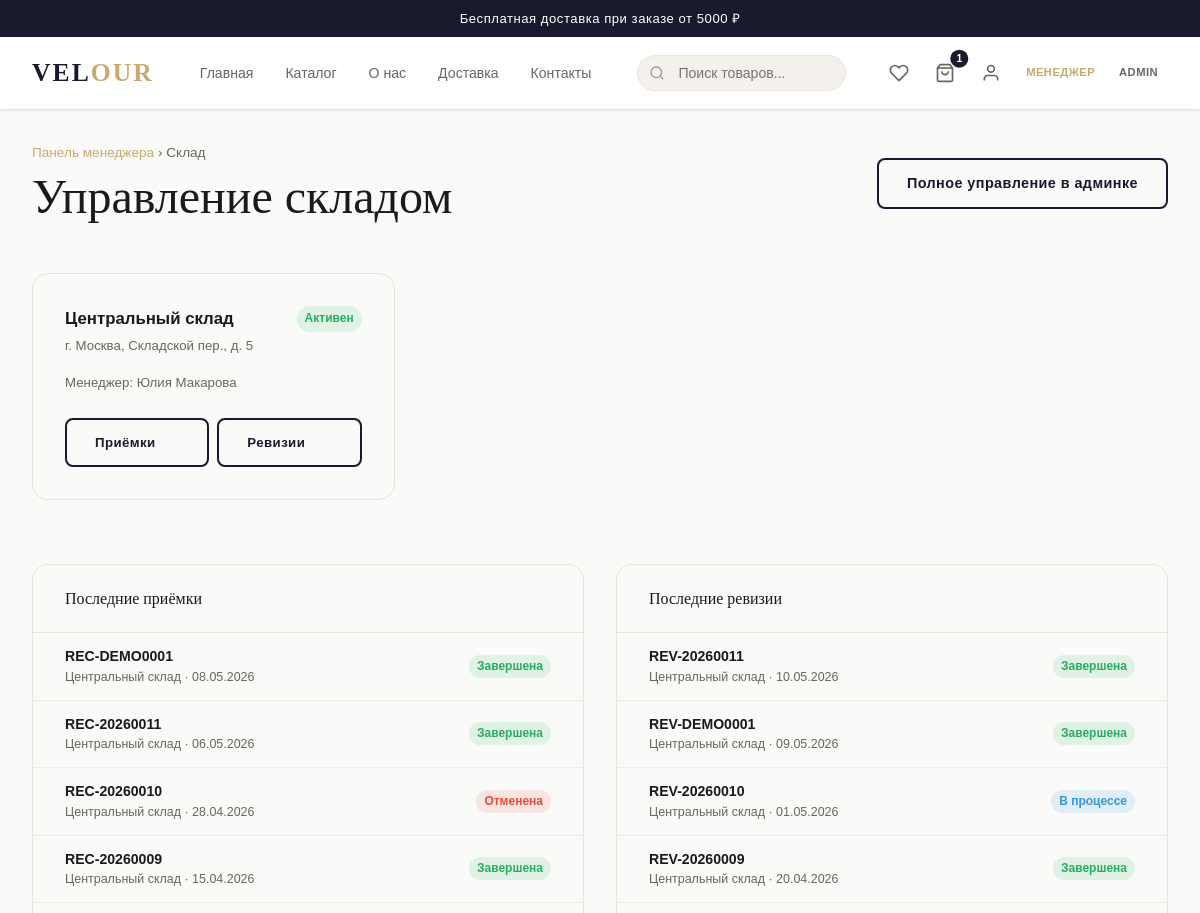
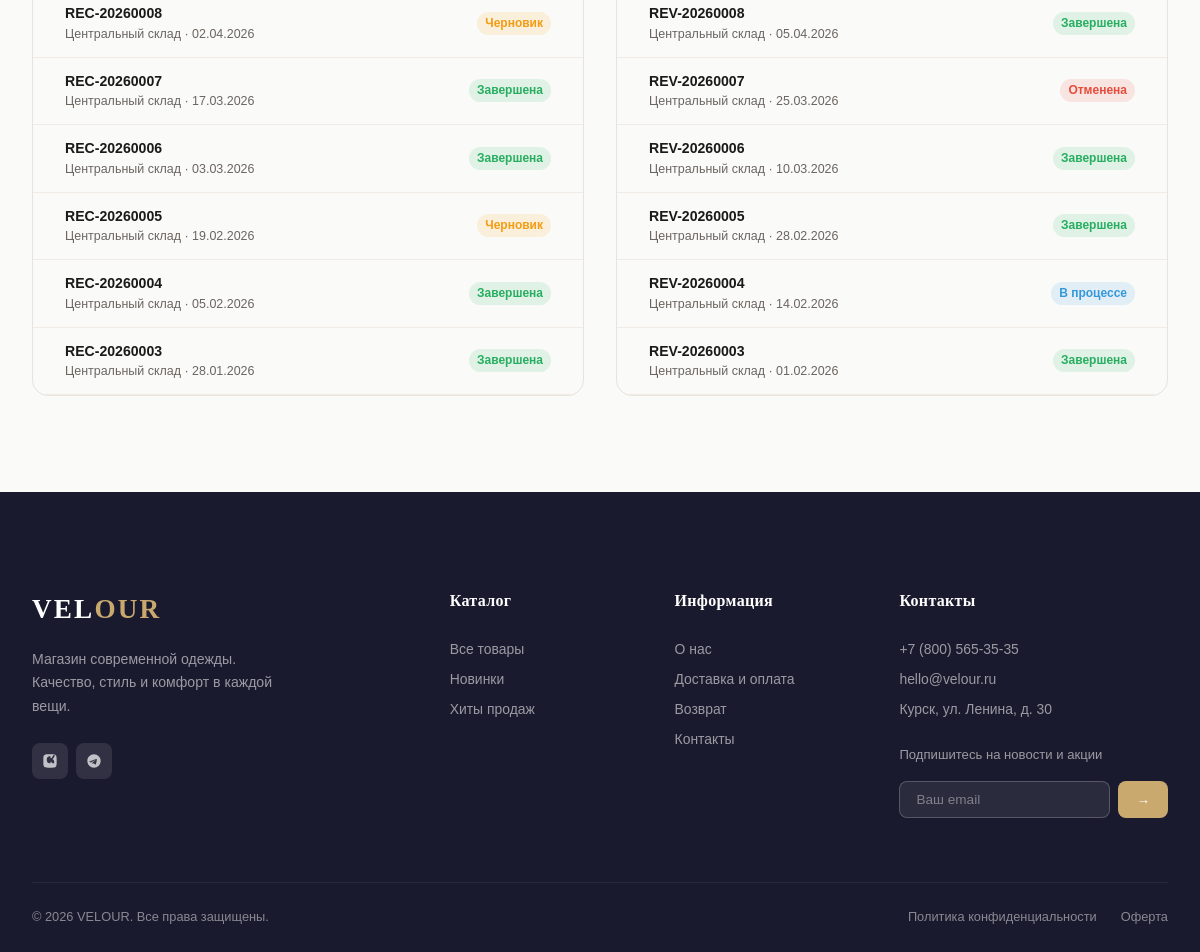
Page /manager/warehouse/ (signed in) on the committed database (2 pictures, top to bottom).
### apps/pages/models.py (models this page shows, shortened)
class SiteSettings(models.Model):
    site_name = models.CharField(max_length=100, default='Magazin Odejdi')
    site_description = models.TextField(blank=True)
    phone = models.CharField(max_length=30, blank=True)
    email = models.EmailField(blank=True)
    address = models.CharField(max_length=255, blank=True)
    vk_url = models.URLField(blank=True)
    telegram_url = models.URLField(blank=True)
    instagram_url = models.URLField(blank=True)
    delivery_info = models.TextField(blank=True, verbose_name='Информация о доставке')
    return_policy = models.TextField(blank=True, verbose_name='Политика возврата')
    free_delivery_from = models.DecimalField(max_digits=10, decimal_places=2, default=5000,
                                             verbose_name='Бесплатная доставка от (руб)')
    class Meta:
        verbose_name = 'Настройки сайта'
        verbose_name_plural = 'Настройки сайта'
    @classmethod
    def get(cls):
        obj, _ = cls.objects.get_or_create(pk=1)
        return obj

### apps/warehouse/models.py (models this page shows, shortened)
class Warehouse(models.Model):
    name = models.CharField(max_length=200, verbose_name='Название')
    address = models.CharField(max_length=300, blank=True, verbose_name='Адрес')
    phone = models.CharField(max_length=20, blank=True, verbose_name='Телефон')
    manager = models.ForeignKey(
        settings.AUTH_USER_MODEL, on_delete=models.SET_NULL, null=True, blank=True,
        related_name='warehouses', verbose_name='Ответственный менеджер',
        limit_choices_to={'role': 'manager'},
    )
    is_active = models.BooleanField(default=True, verbose_name='Активен')
    created_at = models.DateTimeField(auto_now_add=True)
    class Meta:
        verbose_name = 'Склад'
        verbose_name_plural = 'Склады'

class StockReceipt(models.Model):
    class Status(models.TextChoices):
        DRAFT = 'draft', 'Черновик'
        COMPLETED = 'completed', 'Завершена'
        CANCELLED = 'cancelled', 'Отменена'
    number = models.CharField(max_length=20, unique=True, default=generate_receipt_number, verbose_name='Номер')
    warehouse = models.ForeignKey(
        Warehouse, on_delete=models.CASCADE, related_name='receipts', verbose_name='Склад',
    )
    status = models.CharField(max_length=20, choices=Status.choices, default=Status.DRAFT, verbose_name='Статус')
    supplier = models.CharField(max_length=200, blank=True, verbose_name='Поставщик')
    note = models.TextField(blank=True, verbose_name='Примечание')
    created_by = models.ForeignKey(
        settings.AUTH_USER_MODEL, on_delete=models.SET_NULL, null=True, blank=True,
        related_name='created_receipts', verbose_name='Создал',
    )
    created_at = models.DateTimeField(auto_now_add=True)
    updated_at = models.DateTimeField(auto_now=True)
    class Meta:
        verbose_name = 'Приёмка'
        verbose_name_plural = 'Приёмки'
        ordering = ['-created_at']

class StockRevision(models.Model):
    class Status(models.TextChoices):
        IN_PROGRESS = 'in_progress', 'В процессе'
        COMPLETED = 'completed', 'Завершена'
        CANCELLED = 'cancelled', 'Отменена'
    number = models.CharField(max_length=20, unique=True, default=generate_revision_number, verbose_name='Номер')
    warehouse = models.ForeignKey(
        Warehouse, on_delete=models.CASCADE, related_name='revisions', verbose_name='Склад',
    )
    status = models.CharField(max_length=20, choices=Status.choices, default=Status.IN_PROGRESS, verbose_name='Статус')
    note = models.TextField(blank=True, verbose_name='Примечание')
    created_by = models.ForeignKey(
        settings.AUTH_USER_MODEL, on_delete=models.SET_NULL, null=True, blank=True,
        related_name='created_revisions', verbose_name='Создал',
    )
    created_at = models.DateTimeField(auto_now_add=True)
    updated_at = models.DateTimeField(auto_now=True)
    class Meta:
        verbose_name = 'Ревизия'
        verbose_name_plural = 'Ревизии'
        ordering = ['-created_at']

### apps/accounts/models.py (models this page shows, shortened)
class User(AbstractUser):
    class Role(models.TextChoices):
        CUSTOMER = 'customer', 'Покупатель'
        EMPLOYEE = 'employee', 'Сотрудник магазина'
        MANAGER = 'manager', 'Менеджер'
        ADMIN = 'admin', 'Администратор'
    email = models.EmailField(unique=True)
    role = models.CharField(max_length=20, choices=Role.choices, default=Role.CUSTOMER)
    phone = models.CharField(max_length=20, blank=True)
    avatar = models.ImageField(upload_to='avatars/', blank=True, null=True)
    email_confirmed = models.BooleanField(default=False)
    email_confirm_token = models.CharField(max_length=64, blank=True)
    USERNAME_FIELD = 'email'
    REQUIRED_FIELDS = ['username']
    class Meta:
        verbose_name = 'Пользователь'
        verbose_name_plural = 'Пользователи'
    _MANAGER_APPS = {'orders', 'warehouse'}
    @property
    def is_manager(self):
        return self.role in (self.Role.MANAGER, self.Role.ADMIN) or self.is_staff
    @property
    def is_employee(self):
        return self.role == self.Role.EMPLOYEE
    def get_full_name(self):
        full = f'{self.first_name} {self.last_name}'.strip()
        return full or self.email

### apps/warehouse/views.py (the view)
# urls.py: path('', views.WarehouseListView.as_view(), name='warehouse-list'),
class WarehouseListView(ManagerRequiredMixin, TemplateView):
    template_name = 'manager/warehouse.html'
    def get_context_data(self, **kwargs):
        ctx = super().get_context_data(**kwargs)
        ctx['warehouses'] = Warehouse.objects.filter(is_active=True).select_related('manager')
        ctx['recent_receipts'] = StockReceipt.objects.select_related('warehouse', 'created_by').order_by('-created_at')[:10]
        ctx['recent_revisions'] = StockRevision.objects.select_related('warehouse', 'created_by').order_by('-created_at')[:10]
        return ctx

### templates/manager/warehouse.html (shortened to what this page needs)
{% extends "base.html" %}
{% load static %}
{% block content %}
<div class="container" style="padding-top:var(--space-xl);padding-bottom:var(--space-4xl)">
  <div style="display:flex;align-items:center;justify-content:space-between;margin-bottom:var(--space-2xl);flex-wrap:wrap;gap:var(--space-md)">
    <div>
      <div style="font-size:.85rem;color:var(--color-text-muted);margin-bottom:4px">
        <a href="/orders/manager/" style="color:var(--color-accent);text-decoration:none">Панель менеджера</a> › Склад
      </div>
      <h1 style="margin:0">Управление складом</h1>
    </div>
    <a href="/admin/warehouse/" class="btn btn-secondary">Полное управление в админке</a>
  </div>
  <div style="display:grid;grid-template-columns:repeat(auto-fill,minmax(300px,1fr));gap:var(--space-lg);margin-bottom:var(--space-3xl)">
    {% for w in warehouses %}
    <div style="background:var(--color-bg-secondary);border-radius:var(--radius-lg);border:1px solid var(--color-border);padding:var(--space-xl)">
      <div style="display:flex;align-items:flex-start;justify-content:space-between;margin-bottom:var(--space-md)">
        <div>
          <div style="font-size:1.05rem;font-weight:700">{{ w.name }}</div>
          {% if w.address %}<div style="font-size:.83rem;color:var(--color-text-muted);margin-top:2px">{{ w.address }}</div>{% endif %}
        </div>
        <span style="background:#27ae6020;color:#27ae60;font-size:.75rem;font-weight:600;padding:3px 8px;border-radius:20px">Активен</span>
      </div>
      {% if w.manager %}
      <div style="font-size:.83rem;color:var(--color-text-muted);margin-bottom:var(--space-lg)">Менеджер: {{ w.manager.get_full_name }}</div>
      {% endif %}
      <div style="display:grid;grid-template-columns:1fr 1fr;gap:var(--space-sm)">
        <a href="/manager/warehouse/{{ w.pk }}/receipts/" class="btn btn-secondary" style="font-size:.83rem;text-align:center">
          Приёмки
        </a>
        <a href="/manager/warehouse/{{ w.pk }}/revisions/" class="btn btn-secondary" style="font-size:.83rem;text-align:center">
          Ревизии
        </a>
      </div>
    </div>
    {% empty %}
    <div style="grid-column:1/-1;text-align:center;padding:var(--space-4xl);color:var(--color-text-muted)">
      <div style="font-size:2rem;margin-bottom:var(--space-md)">🏭</div>
      <div>Склады не настроены. <a href="/admin/warehouse/warehouse/add/" style="color:var(--color-accent)">Добавить склад</a></div>
    </div>
    {% endfor %}
  </div>
  <div style="display:grid;grid-template-columns:1fr 1fr;gap:var(--space-xl)">
    <div style="background:var(--color-bg-secondary);border-radius:var(--radius-lg);border:1px solid var(--color-border);overflow:hidden">
      <div style="padding:var(--space-lg) var(--space-xl);border-bottom:1px solid var(--color-border)">
        <h3 style="margin:0;font-size:1rem">Последние приёмки</h3>
      </div>
      {% if recent_receipts %}
      <div>
        {% for r in recent_receipts %}
        <div style="padding:12px var(--space-xl);border-bottom:1px solid var(--color-border-light);display:flex;align-items:center;justify-content:space-between">
          <div>
            <div style="font-size:.88rem;font-weight:600">{{ r.number }}</div>
            <div style="font-size:.78rem;color:var(--color-text-muted)">{{ r.warehouse.name }} · {{ r.created_at|date:"d.m.Y" }}</div>
          </div>
          {% if r.status == 'completed' %}
            <span style="background:#27ae6020;color:#27ae60;font-size:.75rem;font-weight:600;padding:2px 8px;border-radius:20px">{{ r.get_status_display }}</span>
          {% elif r.status == 'draft' %}
            <span style="background:#f39c1220;color:#f39c12;font-size:.75rem;font-weight:600;padding:2px 8px;border-radius:20px">{{ r.get_status_display }}</span>
          {% else %}
            <span style="background:#e74c3c20;color:#e74c3c;font-size:.75rem;font-weight:600;padding:2px 8px;border-radius:20px">{{ r.get_status_display }}</span>
          {% endif %}
        </div>
        {% endfor %}
      </div>
      {% else %}
      <div style="padding:var(--space-2xl);text-align:center;color:var(--color-text-muted);font-size:.88rem">Приёмок пока нет</div>
      {% endif %}
    </div>
    <div style="background:var(--color-bg-secondary);border-radius:var(--radius-lg);border:1px solid var(--color-border);overflow:hidden">
      <div style="padding:var(--space-lg) var(--space-xl);border-bottom:1px solid var(--color-border)">
        <h3 style="margin:0;font-size:1rem">Последние ревизии</h3>
      </div>
      {% if recent_revisions %}
      <div>
        {% for r in recent_revisions %}
        <div style="padding:12px var(--space-xl);border-bottom:1px solid var(--color-border-light);display:flex;align-items:center;justify-content:space-between">
          <div>
            <div style="font-size:.88rem;font-weight:600">{{ r.number }}</div>
            <div style="font-size:.78rem;color:var(--color-text-muted)">{{ r.warehouse.name }} · {{ r.created_at|date:"d.m.Y" }}</div>
          </div>
          {% if r.status == 'completed' %}
            <span style="background:#27ae6020;color:#27ae60;font-size:.75rem;font-weight:600;padding:2px 8px;border-radius:20px">{{ r.get_status_display }}</span>
          {% elif r.status == 'in_progress' %}
            <span style="background:#3498db20;color:#3498db;font-size:.75rem;font-weight:600;padding:2px 8px;border-radius:20px">{{ r.get_status_display }}</span>
          {% else %}
            <span style="background:#e74c3c20;color:#e74c3c;font-size:.75rem;font-weight:600;padding:2px 8px;border-radius:20px">{{ r.get_status_display }}</span>
          {% endif %}
        </div>
        {% endfor %}
      </div>
      {% else %}
      <div style="padding:var(--space-2xl);text-align:center;color:var(--color-text-muted);font-size:.88rem">Ревизий пока нет</div>
      {% endif %}
    </div>
  </div>
</div>
{% endblock %}

### templates/base.html (shortened to what this page needs)
<!DOCTYPE html>
<html lang="ru">
<head>
  {% load static %}
  <link rel="stylesheet" href="{% static 'css/fonts.css' %}">
  <link rel="stylesheet" href="{% static 'css/variables.css' %}">
  <link rel="stylesheet" href="{% static 'css/base.css' %}">
  <link rel="stylesheet" href="{% static 'css/header.css' %}">
  <link rel="stylesheet" href="{% static 'css/footer.css' %}">
  <link rel="stylesheet" href="{% static 'css/catalog.css' %}">
  <link rel="stylesheet" href="{% static 'css/pages.css' %}">
</head>
<body data-authenticated="{% if user.is_authenticated %}true{% else %}false{% endif %}">
  {% if site_settings and site_settings.delivery_info %}
  <div class="announcement-bar">
    <span>Бесплатная доставка при заказе от {{ site_settings.free_delivery_from|floatformat:0 }} ₽</span>
  </div>
  {% endif %}
  {% include "includes/header.html" %}
  <main style="flex:1">
    {% block content %}{% endblock %}
  </main>
  {% include "includes/footer.html" %}
</body>
</html>

### templates/includes/footer.html (shortened to what this page needs)
{% load static %}
<footer class="site-footer">
  <div class="container">
    <div class="footer-main">
      <div class="footer-brand">
        <a href="/" class="logo" style="font-family:var(--font-display);font-size:1.7rem;letter-spacing:.08em;color:#fff;margin-bottom:16px;display:block">VEL<span style="color:var(--color-accent)">OUR</span></a>
        <p class="footer-desc">
          {% if site_settings and site_settings.site_description %}
            {{ site_settings.site_description }}
          {% else %}
            Магазин современной одежды. Качество, стиль и комфорт в каждой вещи.
          {% endif %}
        </p>
        <div class="footer-socials">
          {% if site_settings and site_settings.vk_url %}
          <a href="{{ site_settings.vk_url }}" class="footer-social-link" target="_blank" rel="noopener" aria-label="ВКонтакте">
          </a>
          {% endif %}
          {% if site_settings and site_settings.telegram_url %}
          <a href="{{ site_settings.telegram_url }}" class="footer-social-link" target="_blank" rel="noopener" aria-label="Telegram">
          </a>
          {% endif %}
        </div>
      </div>
      <div>
        <div class="footer-col-title">Каталог</div>
        <div class="footer-links">
          <a href="/catalog/" class="footer-link">Все товары</a>
          <a href="/catalog/?is_new=true" class="footer-link">Новинки</a>
          <a href="/catalog/?is_featured=true" class="footer-link">Хиты продаж</a>
        </div>
      </div>
      <div>
        <div class="footer-col-title">Информация</div>
        <div class="footer-links">
          <a href="/about/" class="footer-link">О нас</a>
          <a href="/delivery/" class="footer-link">Доставка и оплата</a>
          <a href="/returns/" class="footer-link">Возврат</a>
          <a href="/contacts/" class="footer-link">Контакты</a>
        </div>
      </div>
      <div>
        <div class="footer-col-title">Контакты</div>
        {% if site_settings %}
        <div class="footer-links" style="margin-bottom:20px">
          {% if site_settings.phone %}<a href="tel:{{ site_settings.phone }}" class="footer-link">{{ site_settings.phone }}</a>{% endif %}
          {% if site_settings.email %}<a href="mailto:{{ site_settings.email }}" class="footer-link">{{ site_settings.email }}</a>{% endif %}
          {% if site_settings.address %}<span class="footer-link" style="cursor:default">{{ site_settings.address }}</span>{% endif %}
        </div>
        {% endif %}
        <div class="footer-newsletter">
          <div style="font-size:.82rem;opacity:.7;margin-bottom:10px">Подпишитесь на новости и акции</div>
          <form class="footer-newsletter-form newsletter-form">
            <input type="email" name="email" placeholder="Ваш email" class="footer-newsletter-input" required>
            <button type="submit" class="footer-newsletter-btn">→</button>
          </form>
        </div>
      </div>
    </div>
    <div class="footer-bottom">
      <span>© {% now "Y" %} {% if site_settings %}{{ site_settings.site_name }}{% else %}VELOUR{% endif %}. Все права защищены.</span>
      <div class="footer-bottom-links">
        <a href="/privacy/">Политика конфиденциальности</a>
        <a href="/terms/">Оферта</a>
      </div>
    </div>
  </div>
</footer>

### rows in the picture
SiteSettings: free_delivery_from "5000", site_description "Магазин современной одежды. Качество, стиль и комфорт в каждой вещи.", phone "+7 (800) 565-35-35", email "hello@velour.ru", address "Курск, ул. Ленина, д. 30", site_name "VELOUR"
Warehouse: name "Центральный склад", address "г. Москва, Складской пер., д. 5", manager.get_full_name "Юлия Макарова"
StockReceipt: number "REC-DEMO0001", warehouse.name "Центральный склад", created_at "08.05.2026", status "Завершена"
StockReceipt: number "REC-20260011", warehouse.name "Центральный склад", created_at "06.05.2026", status "Завершена"
StockReceipt: number "REC-20260010", warehouse.name "Центральный склад", created_at "28.04.2026", status "Отменена"
StockReceipt: number "REC-20260009", warehouse.name "Центральный склад", created_at "15.04.2026", status "Завершена"
StockReceipt: number "REC-20260008", warehouse.name "Центральный склад", created_at "02.04.2026", status "Черновик"
StockReceipt: number "REC-20260007", warehouse.name "Центральный склад", created_at "17.03.2026", status "Завершена"
StockReceipt: number "REC-20260006", warehouse.name "Центральный склад", created_at "03.03.2026", status "Завершена"
StockReceipt: number "REC-20260005", warehouse.name "Центральный склад", created_at "19.02.2026", status "Черновик"
StockReceipt: number "REC-20260004", warehouse.name "Центральный склад", created_at "05.02.2026", status "Завершена"
StockReceipt: number "REC-20260003", warehouse.name "Центральный склад", created_at "28.01.2026", status "Завершена"
StockRevision: number "REV-20260011", warehouse.name "Центральный склад", created_at "10.05.2026", status "Завершена"
StockRevision: number "REV-DEMO0001", warehouse.name "Центральный склад", created_at "09.05.2026", status "Завершена"
StockRevision: number "REV-20260010", warehouse.name "Центральный склад", created_at "01.05.2026", status "В процессе"
StockRevision: number "REV-20260009", warehouse.name "Центральный склад", created_at "20.04.2026", status "Завершена"
StockRevision: number "REV-20260008", warehouse.name "Центральный склад", created_at "05.04.2026", status "Завершена"
StockRevision: number "REV-20260007", warehouse.name "Центральный склад", created_at "25.03.2026", status "Отменена"
StockRevision: number "REV-20260006", warehouse.name "Центральный склад", created_at "10.03.2026", status "Завершена"
StockRevision: number "REV-20260005", warehouse.name "Центральный склад", created_at "28.02.2026", status "Завершена"
StockRevision: number "REV-20260004", warehouse.name "Центральный склад", created_at "14.02.2026", status "В процессе"
StockRevision: number "REV-20260003", warehouse.name "Центральный склад", created_at "01.02.2026", status "Завершена"

### other values in the picture
{{ cart_count }} "1"
